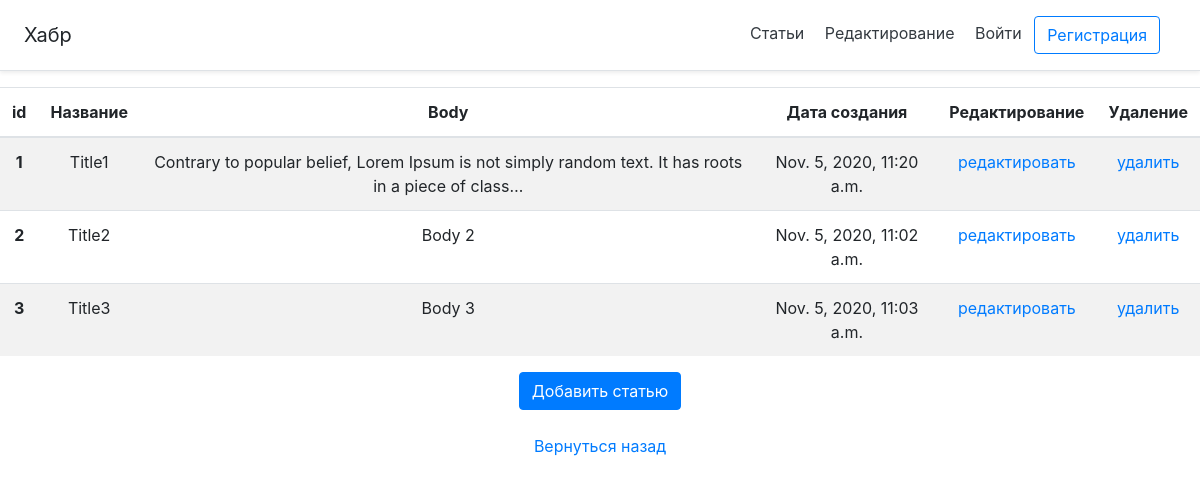
Page /editpage on the earlier database version.
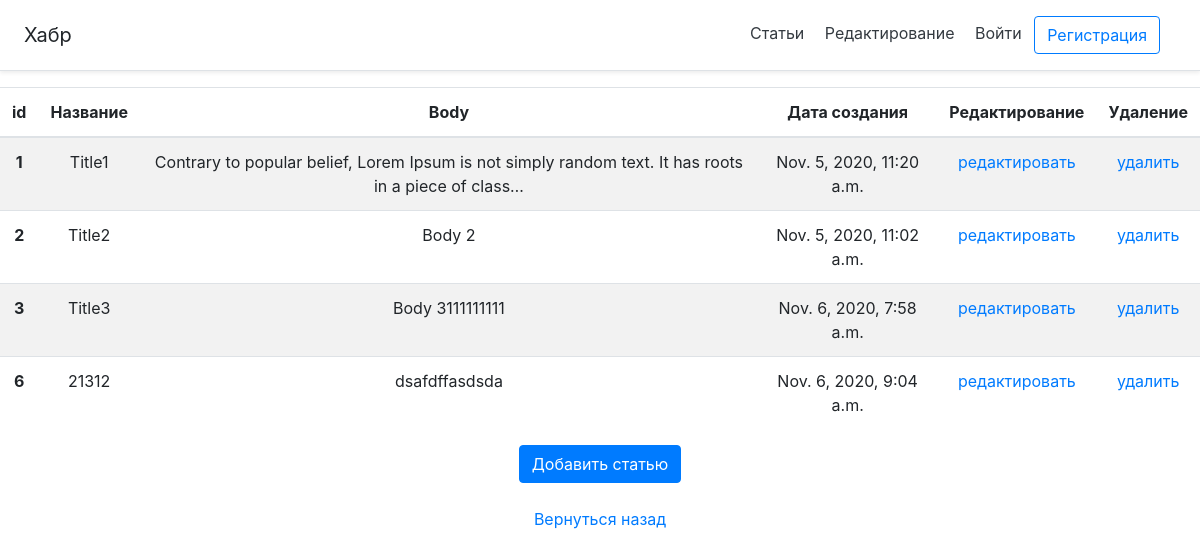
Same page on the later database version.
### main/models.py (models this page shows, shortened)
class Article(models.Model):
    create_date = models.DateTimeField(auto_now=True)
    title = models.CharField('title', max_length=100, null=False)
    body = models.TextField('body', null=False)

### main/views.py (the view)
# urls.py: path('editpage', views.ArticleEditView.as_view(), name='editpage'),
class ArticleEditView(CreateView):
    model = Article
    template_name = 'main/editpage.html'
    form_class = ArticleForm
    success_url = reverse_lazy('editpage')
    def get_context_data(self, **kwargs):
        kwargs['list_articles'] = Article.objects.all()
        return super().get_context_data(**kwargs)

### main/templates/main/editpage.html (shortened to what this page needs)
{% extends 'main/base.html' %}
{% block content %}
{% if update %}
<p class="mt-4">Страница Редактирования</p>
<form id="update_form" method="post">{% csrf_token %}{{form}}</form><br>
<button type="submit" form="update_form" class="btn btn-primary">Обновить</button>
<br>
<br>
<a href="/editpage">Вернуться назад</a>
{% else %}
<table class="table table-striped">
    <thead>
      <tr>
        <th scope="col">id</th>
        <th scope="col">Название</th>
        <th scope="col">Body</th>
        <th scope="col">Дата создания</th>
        <th scope="col">Редактирование</th>
        <th scope="col">Удаление</th>
      </tr>
    </thead>
    <tbody>
      {% for i in list_articles %}
      <tr>
        <th scope="row">{{i.id}}</th>
        <td>{{i.title}}</td>
        <td>{{i.body|truncatechars:"100"}}</td>
        <td>{{i.create_date}}</td>
        <td><a href="{% url 'updatepage' i.id %}">редактировать</a></td>
        <td><a href="javascript: void()" onclick="delete_question()">удалить</a>
        </td>
      </tr>
      {% endfor %}
    </tbody>
</table>
<button type="button" class="btn btn-primary" data-toggle="modal" data-target="#exampleModal">
  Добавить статью
</button><br>
<br>
<a href="/">Вернуться назад</a>
{% endif %}
{% endblock %}

Differences in the rows shown:
changed Article "Title3": body "Body 3" → "Body 3111111111"; create_date "Nov. 5, 2020, 11:03 a.m." → "Nov. 6, 2020, 7:58 a.m."
added Article: id "6", title "21312", body "dsafdffasdsda", create_date "Nov. 6, 2020, 9:04 a.m."
